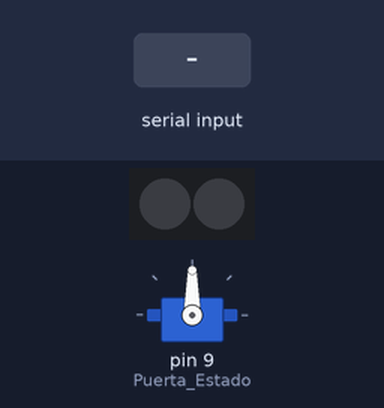
A sketch run on a simulated Arduino Uno, built with avr-gcc and run on an emulated ATmega328P. Shown: 2 RGB LEDs in strip order, left to right, servo. The test bench sets the inputs (shaded band). The modem accepts every AT command (registered, SIM ready, sends succeed) and sends nothing else; what the sketch prints to the serial monitor is not drawn.

Above: at 1.2 s.
1.3 s: "A" received over Serial
At 2.1 s:
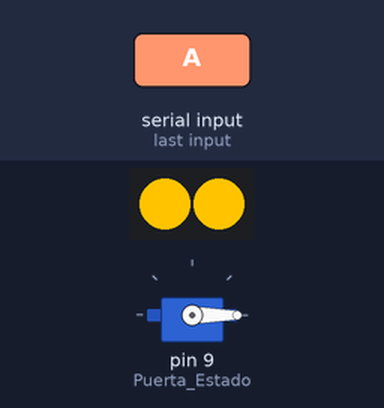
At 4.8 s:
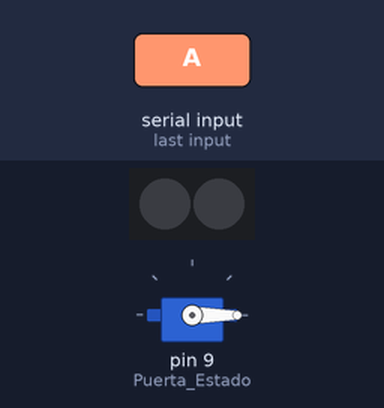
Timing chart, 0 to 6.3 s (numbered marks = the images above; inputs shaded):
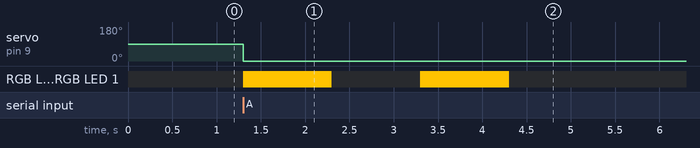

The sketch:

Puerta_Entrada.ino
```cpp
#include <Servo.h>
#include <Adafruit_NeoPixel.h>
#include <avr/power.h>
#include <SoftwareSerial.h>

#define Puerta_Estado 9
#define Indicador 6
#define Led_Size 2
SoftwareSerial Puerta_alarma(3, 2);
Adafruit_NeoPixel pixels(Led_Size, Indicador, NEO_GRB + NEO_KHZ800);
Servo Puerta;


void llamada() {
  // Begin serial communication with Arduino and SIM800L
  Puerta_alarma.begin(9600);

  Serial.println("Initializing...");
  delay(1000);

  Puerta_alarma.println("AT"); // Once the handshake test is successful, i t will back to OK


  Puerta_alarma.println("ATD+ +522227142973;"); // change ZZ with country code and xxxxxxxxxxx with phone number to dial

  delay(20000);            // wait for 20 seconds...
  Puerta_alarma.println("ATH"); // hang up

}

void setup()
{
  Serial.begin(9600);
  Puerta_alarma.begin(9600);
  Serial.print("Inicio Reconocimiento");
  pixels.begin();
  pixels.clear();
  Puerta.attach(Puerta_Estado);
}

void loop()
{
  if (Serial.available())
  {
    char SerialPython = Serial.read();
    if (SerialPython == 'P')
    {
      Puerta.write(80);
      for(int i=0;i<Led_Size;i++){
       pixels.setPixelColor(i, pixels.Color(0, 250, 0));
      }
      pixels.show();
    }
    if (SerialPython == 'N')
    {
      Puerta.write(0);
      for(int i=0;i<Led_Size;i++){
       pixels.setPixelColor(i, pixels.Color(250, 0, 0));
      }
      pixels.show();

    }
    if (SerialPython == 'A')
    {
      Puerta.write(0);
      for(int i=0;i<Led_Size;i++){
       pixels.setPixelColor(i, pixels.Color( 255, 195, 0 ));
      }
      pixels.show();
      delay(1000);
      for(int i=0;i<Led_Size;i++){
       pixels.setPixelColor(i, pixels.Color(0,0,0));
      }
      pixels.show();
      delay(1000);
      for(int i=0;i<Led_Size;i++){
       pixels.setPixelColor(i, pixels.Color( 255, 195, 0 ));
      }
      pixels.show();
      delay(1000);
      for(int i=0;i<Led_Size;i++){
       pixels.setPixelColor(i, pixels.Color(0,0,0));
      }
      pixels.show();
      delay(1000);
      llamada();
    }
  }
}
```

Measured:
- after the input at 1.3 s, servo on pin 9 (Puerta_Estado): 90° → 0° at once; RGB LED 0, RGB LED 1: alternates RGB(255, 195, 0) for 1.0 s and off for 1.0 s, 4 changes in all, then stays off, starting at once
